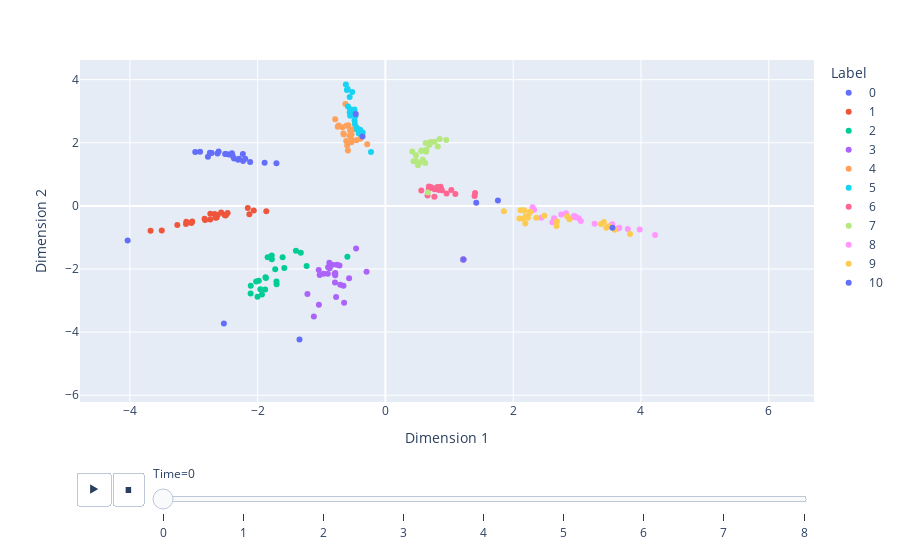

Notebook code for this chart:
### Code cell
# Animated plot
spatial_node_labels = node_labels[0:n]
anim_fig = eb.quick_plot(emb, n, T, node_labels=spatial_node_labels)

### Figure 1 — Plotly figure (JSON) as saved in the notebook; plotly's stock layout.template omitted (floating-point values rounded to 4 significant figures)
{"data": [{"hovertemplate": "Label=0<br>Time=0<br>Dimension 1=%{x}<br>Dimension 2=%{y}<extra></extra>", "legendgroup": "0", "marker": {"color": "#636efa", "symbol": "circle"}, "mode": "markers", "name": "0", "orientation": "v", "showlegend": true, "type": "scatter", "x": [-2.719, -2.45, -2.627, -2.902, -1.706, -2.306, -2.778, -2.369, -2.496, -2.402, -2.231, -2.292, -2.194, -2.118, -2.228, -2.747, -2.977, -2.611, -2.39, 1.22, 1.22, -1.891], "xaxis": "x", "y": [1.673, 1.631, 1.659, 1.712, 1.349, 1.464, 1.558, 1.502, 1.641, 1.665, 1.642, 1.491, 1.49, 1.394, 1.42, 1.682, 1.705, 1.72, 1.58, -1.7, -1.7, 1.364], "yaxis": "y"}, {"hovertemplate": "Label=1<br>Time=0<br>Dimension 1=%{x}<br>Dimension 2=%{y}<extra></extra>", "legendgroup": "1", "marker": {"color": "#EF553B", "symbol": "circle"}, "mode": "markers", "name": "1", "orientation": "v", "showlegend": true, "type": "scatter", "x": [-3.501, -2.626, -3.025, -2.641, -2.154, -3.116, -2.129, -2.741, -3.121, -2.571, -2.659, -2.657, -2.822, -2.52, -2.504, -1.864, -2.47, -3.257, -2.672, -2.743, -2.061, -3.036, -2.831, -2.495, -3.676], "xaxis": "x", "y": [-0.7793, -0.2884, -0.4933, -0.3647, -0.0699, -0.5029, -0.2661, -0.2484, -0.571, -0.212, -0.3769, -0.3343, -0.4471, -0.2849, -0.3084, -0.1694, -0.2262, -0.6026, -0.2588, -0.4285, -0.1473, -0.5395, -0.4065, -0.2812, -0.7863], "yaxis": "y"}, {"hovertemplate": "Label=2<br>Time=0<br>Dimension 1=%{x}<br>Dimension 2=%{y}<extra></extra>", "legendgroup": "2", "marker": {"color": "#00cc96", "symbol": "circle"}, "mode": "markers", "name": "2", "orientation": "v", "showlegend": true, "type": "scatter", "x": [-1.778, -1.843, -2.002, -1.4, -1.871, -2.023, -1.703, -2.108, -1.725, -1.877, -2.11, -1.609, -1.78, -1.325, -1.958, -1.705, -1.982, -1.583, -0.5953, -1.933, -1.883, -1.233], "xaxis": "x", "y": [-1.69, -1.624, -2.877, -1.419, -2.284, -2.397, -2.484, -2.532, -2.007, -2.259, -2.778, -1.631, -1.572, -1.485, -2.639, -2.395, -2.375, -1.968, -1.614, -2.81, -2.651, -1.907], "yaxis": "y"}, {"hovertemplate": "Label=3<br>Time=0<br>Dimension 1=%{x}<br>Dimension 2=%{y}<extra></extra>", "legendgroup": "3", "marker": {"color": "#ab63fa", "symbol": "circle"}, "mode": "markers", "name": "3", "orientation": "v", "showlegend": true, "type": "scatter", "x": [-0.8724, -1.029, -0.4591, -1.221, -0.7847, -0.8778, -0.295, -0.7891, -0.6565, -0.719, -1.044, -1.041, -0.7858, -1.12, -0.9013, -0.7072, -0.967, -0.8293, -0.8969, -0.5686, 1.22, -0.759, -0.6464, -0.7944, -0.7721], "xaxis": "x", "y": [-1.973, -2.193, -1.349, -2.793, -2.128, -1.805, -2.089, -2.425, -2.532, -1.891, -2.034, -3.132, -2.194, -3.504, -2.149, -2.502, -2.148, -1.865, -1.943, -2.295, -1.7, -1.861, -3.073, -2.147, -2.887], "yaxis": "y"}, {"hovertemplate": "Label=4<br>Time=0<br>Dimension 1=%{x}<br>Dimension 2=%{y}<extra></extra>", "legendgroup": "4", "marker": {"color": "#FFA15A", "symbol": "circle"}, "mode": "markers", "name": "4", "orientation": "v", "showlegend": true, "type": "scatter", "x": [-0.6513, -0.5798, -0.6138, -0.2851, -0.6264, -0.6578, -0.5537, -0.5871, -0.5984, -0.4543, -0.7465, -0.5317, -0.3926, -0.3767, -0.7861, -0.5353, -0.5018, -0.7315, -0.6136, -0.5593, -0.5515, -0.6721, -0.5295], "xaxis": "x", "y": [2.261, 2.551, 2.058, 1.952, 3.23, 2.296, 2.4, 1.752, 1.912, 2.079, 2.509, 2.02, 2.125, 2.323, 2.747, 2.105, 2.426, 2.546, 2.541, 2.22, 2.898, 2.494, 2.259], "yaxis": "y"}, {"hovertemplate": "Label=5<br>Time=0<br>Dimension 1=%{x}<br>Dimension 2=%{y}<extra></extra>", "legendgroup": "5", "marker": {"color": "#19d3f3", "symbol": "circle"}, "mode": "markers", "name": "5", "orientation": "v", "showlegend": true, "type": "scatter", "x": [-0.5517, -0.4164, -0.3943, -0.6033, -0.4776, -0.5862, -0.5191, -0.6191, -0.508, -0.2262, -0.3551, -0.5907, -0.4694, -0.5503, -0.4843, -0.4407, -0.5159, -0.5596, -0.5582, -0.4828, -0.4477], "xaxis": "x", "y": [2.857, 2.291, 2.411, 3.668, 2.597, 3.145, 3.605, 3.842, 2.952, 1.711, 2.322, 3.703, 2.85, 3.063, 3.052, 2.411, 2.906, 3.448, 2.963, 2.712, 2.473], "yaxis": "y"}, {"hovertemplate": "Label=6<br>Time=0<br>Dimension 1=%{x}<br>Dimension 2=%{y}<extra></extra>", "legendgroup": "6", "marker": {"color": "#FF6692", "symbol": "circle"}, "mode": "markers", "name": "6", "orientation": "v", "showlegend": true, "type": "scatter", "x": [0.7694, 0.8638, 1.22, 1.22, 0.5616, 1.095, 0.8504, 0.8847, 0.8688, 1.404, 0.7658, 0.6789, 1.395, 0.6808, 0.8129, 0.6595, 0.957, 0.8341, 0.7115, 1.031, 0.7307], "xaxis": "x", "y": [0.5282, 0.6086, -1.7, -1.7, 0.486, 0.3757, 0.5661, 0.4959, 0.5251, 0.4105, 0.2901, 0.5426, 0.3133, 0.6148, 0.6011, 0.3258, 0.3897, 0.5015, 0.5926, 0.5019, 0.5714], "yaxis": "y"}, {"hovertemplate": "Label=7<br>Time=0<br>Dimension 1=%{x}<br>Dimension 2=%{y}<extra></extra>", "legendgroup": "7", "marker": {"color": "#B6E880", "symbol": "circle"}, "mode": "markers", "name": "7", "orientation": "v", "showlegend": true, "type": "scatter", "x": [1.22, 0.4398, 0.4801, 0.6867, 0.5277, 0.5852, 0.6907, 0.6419, 0.4777, 0.849, 0.8201, 0.5093, 0.7044, 0.6369, 0.7677, 0.9516, 0.5589, 0.623, 0.6305, 0.4199, 0.571, 0.6622], "xaxis": "x", "y": [-1.7, 1.416, 1.419, 1.944, 1.36, 1.461, 1.939, 1.775, 1.608, 2.119, 1.884, 1.291, 2.023, 1.716, 2.031, 2.088, 1.738, 1.362, 1.995, 1.724, 1.758, 0.4235], "yaxis": "y"}, {"hovertemplate": "Label=8<br>Time=0<br>Dimension 1=%{x}<br>Dimension 2=%{y}<extra></extra>", "legendgroup": "8", "marker": {"color": "#FF97FF", "symbol": "circle"}, "mode": "markers", "name": "8", "orientation": "v", "showlegend": true, "type": "scatter", "x": [3.98, 3.551, 2.753, 4.221, 2.948, 2.973, 3.643, 3.661, 2.962, 3.025, 2.826, 2.303, 2.328, 3.059, 3.274, 2.64, 2.957, 3.794, 2.439, 1.22, 1.22, 2.613], "xaxis": "x", "y": [-0.75, -0.5791, -0.27, -0.9247, -0.33, -0.3353, -0.7159, -0.6926, -0.364, -0.3954, -0.2304, -0.04598, -0.126, -0.4821, -0.5678, -0.392, -0.3286, -0.7291, -0.3749, -1.7, -1.7, -0.5213], "yaxis": "y"}, {"hovertemplate": "Label=9<br>Time=0<br>Dimension 1=%{x}<br>Dimension 2=%{y}<extra></extra>", "legendgroup": "9", "marker": {"color": "#FECB52", "symbol": "circle"}, "mode": "markers", "name": "9", "orientation": "v", "showlegend": true, "type": "scatter", "x": [1.854, 2.097, 2.265, 2.194, 3.496, 3.589, 3.42, 3.375, 2.174, 2.36, 2.156, 2.191, 3.828, 2.88, 2.159, 2.486, 2.23, 2.115, 3.456, 2.847, 2.256, 2.684, 2.679], "xaxis": "x", "y": [-0.1728, -0.3994, -0.1821, -0.3393, -0.6436, -0.7558, -0.5125, -0.5777, -0.1502, -0.3782, -0.4103, -0.5579, -0.8923, -0.4205, -0.1358, -0.3093, -0.3763, -0.1347, -0.6944, -0.3264, -0.2279, -0.4941, -0.6341], "yaxis": "y"}, {"hovertemplate": "Label=10<br>Time=0<br>Dimension 1=%{x}<br>Dimension 2=%{y}<extra></extra>", "legendgroup": "10", "marker": {"color": "#636efa", "symbol": "circle"}, "mode": "markers", "name": "10", "orientation": "v", "showlegend": true, "type": "scatter", "x": [-4.035, 3.554, -2.528, 1.421, -0.3588, 1.761, -2.509, -1.345, -0.4649, 1.22], "xaxis": "x", "y": [-1.095, -0.6936, -3.723, 0.09658, 2.198, 0.172, 1.645, -4.231, 2.915, -1.7], "yaxis": "y"}], "layout": {"legend": {"title": {"text": "Label"}, "tracegroupgap": 0}, "margin": {"t": 60}, "sliders": [{"active": 0, "currentvalue": {"prefix": "Time="}, "len": 0.9, "pad": {"b": 10, "t": 60}, "steps": [{"args": [["0"], {"frame": {"duration": 0, "redraw": false}, "fromcurrent": true, "mode": "immediate", "transition": {"duration": 0, "easing": "linear"}}], "label": "0", "method": "animate"}, {"args": [["1"], {"frame": {"duration": 0, "redraw": false}, "fromcurrent": true, "mode": "immediate", "transition": {"duration": 0, "easing": "linear"}}], "label": "1", "method": "animate"}, {"args": [["2"], {"frame": {"duration": 0, "redraw": false}, "fromcurrent": true, "mode": "immediate", "transition": {"duration": 0, "easing": "linear"}}], "label": "2", "method": "animate"}, {"args": [["3"], {"frame": {"duration": 0, "redraw": false}, "fromcurrent": true, "mode": "immediate", "transition": {"duration": 0, "easing": "linear"}}], "label": "3", "method": "animate"}, {"args": [["4"], {"frame": {"duration": 0, "redraw": false}, "fromcurrent": true, "mode": "immediate", "transition": {"duration": 0, "easing": "linear"}}], "label": "4", "method": "animate"}, {"args": [["5"], {"frame": {"duration": 0, "redraw": false}, "fromcurrent": true, "mode": "immediate", "transition": {"duration": 0, "easing": "linear"}}], "label": "5", "method": "animate"}, {"args": [["6"], {"frame": {"duration": 0, "redraw": false}, "fromcurrent": true, "mode": "immediate", "transition": {"duration": 0, "easing": "linear"}}], "label": "6", "method": "animate"}, {"args": [["7"], {"frame": {"duration": 0, "redraw": false}, "fromcurrent": true, "mode": "immediate", "transition": {"duration": 0, "easing": "linear"}}], "label": "7", "method": "animate"}, {"args": [["8"], {"frame": {"duration": 0, "redraw": false}, "fromcurrent": true, "mode": "immediate", "transition": {"duration": 0, "easing": "linear"}}], "label": "8", "method": "animate"}], "x": 0.1, "xanchor": "left", "y": 0, "yanchor": "top"}], "updatemenus": [{"buttons": [{"args": [null, {"frame": {"duration": 500, "redraw": false}, "fromcurrent": true, "mode": "immediate", "transition": {"duration": 500, "easing": "linear"}}], "label": "&#9654;", "method": "animate"}, {"args": [[null], {"frame": {"duration": 0, "redraw": false}, "fromcurrent": true, "mode": "immediate", "transition": {"duration": 0, "easing": "linear"}}], "label": "&#9724;", "method": "animate"}], "direction": "left", "pad": {"r": 10, "t": 70}, "showactive": false, "type": "buttons", "x": 0.1, "xanchor": "right", "y": 0, "yanchor": "top"}], "xaxis": {"anchor": "y", "domain": [0, 1], "range": [-4.78, 6.708], "title": {"text": "Dimension 1"}}, "yaxis": {"anchor": "x", "domain": [0, 1], "range": [-6.214, 4.622], "title": {"text": "Dimension 2"}}}}
